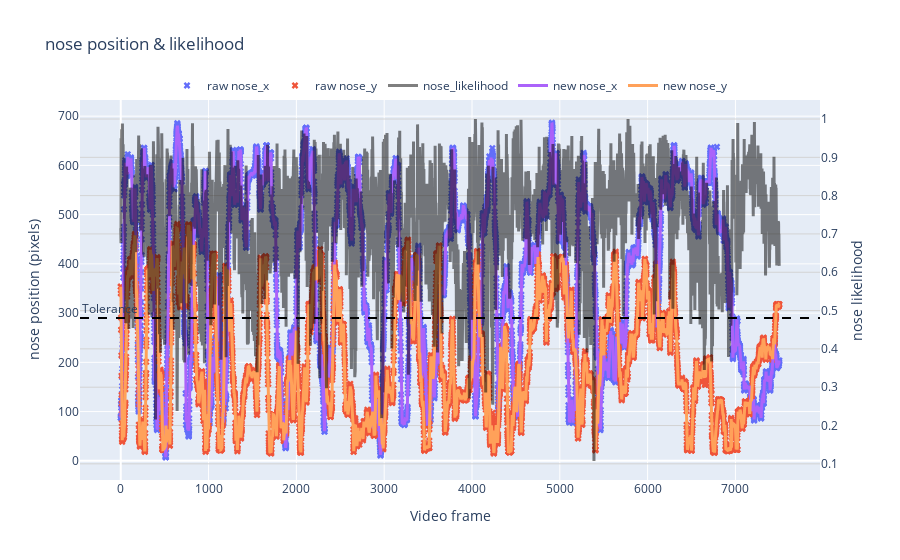

The cell this chart's notebook holds for it:
### Code cell
df_smooth = rst.filter_and_smooth_df(params, df_raw)

rst.plot_raw_vs_smooth(params, df_raw, df_smooth, bodypart='nose')

### Figure 1 — Plotly figure (JSON) as saved in the notebook; plotly's stock layout.template omitted (floating-point values rounded to 4 significant figures; data arrays with more than 128 entries replaced by an {"elided": "..."} marker saying what was removed)
{"data": [{"marker": {"size": 6, "symbol": "x"}, "mode": "markers", "name": "raw nose_x", "type": "scatter", "x": {"elided": "7500 int values"}, "y": {"elided": "7500 float values"}}, {"marker": {"size": 6, "symbol": "x"}, "mode": "markers", "name": "raw nose_y", "type": "scatter", "x": {"elided": "7500 int values"}, "y": {"elided": "7500 float values"}}, {"line": {"color": "black", "width": 3}, "name": "nose_likelihood", "opacity": 0.5, "type": "scatter", "x": {"elided": "7500 int values"}, "y": {"elided": "7500 float values"}, "yaxis": "y2"}, {"line": {"width": 3}, "name": "new nose_x", "type": "scatter", "x": {"elided": "7500 int values"}, "y": {"elided": "7500 float values"}}, {"line": {"width": 3}, "name": "new nose_y", "type": "scatter", "x": {"elided": "7500 int values"}, "y": {"elided": "7500 float values"}}], "layout": {"annotations": [{"showarrow": false, "text": "Tolerance", "x": 0, "xanchor": "left", "xref": "paper", "y": 0.5056, "yref": "y2"}], "legend": {"orientation": "h", "x": 0.5, "xanchor": "center", "y": 1, "yanchor": "bottom"}, "shapes": [{"line": {"color": "black", "dash": "dash"}, "type": "line", "x0": 0, "x1": 1, "xref": "paper", "y0": 0.4806, "y1": 0.4806, "yref": "y2"}], "title": {"text": "nose position & likelihood"}, "xaxis": {"title": {"text": "Video frame"}}, "yaxis": {"title": {"text": "nose position (pixels)"}}, "yaxis2": {"gridcolor": "lightgray", "overlaying": "y", "side": "right", "title": {"text": "nose likelihood"}}}}
